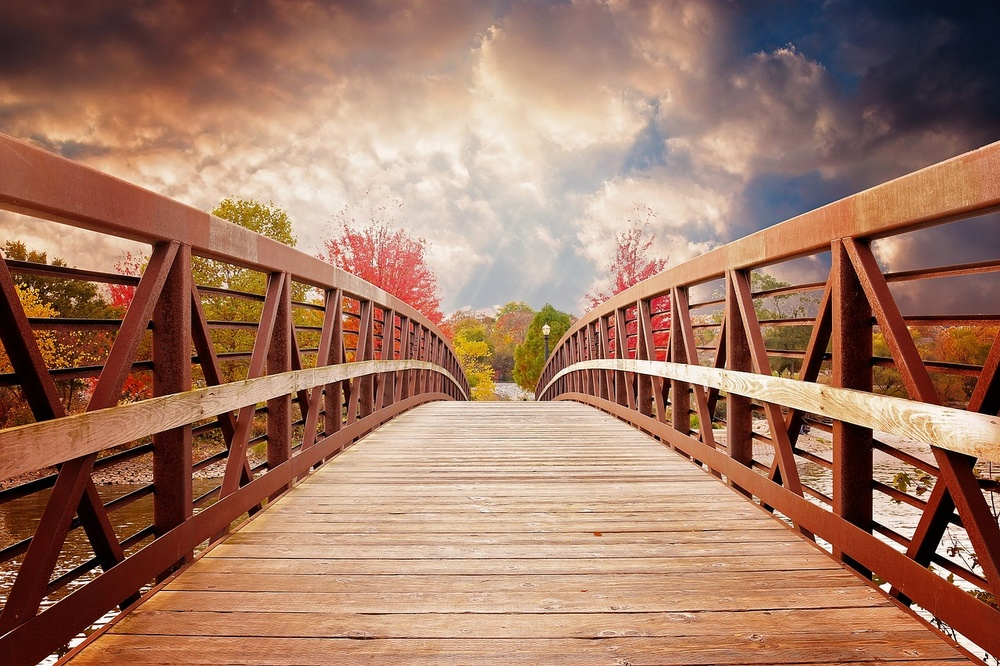
#> input picture Image.jpg, 1000 x 666 px, shrunk from 1280 x 853 before the run
$ python C24_TemplateMatching.py
#> lines starting #> are read from the running program, lines starting #| are printed output that depends on the picture; after the words box and inside, x2 and y2 are one past the last pixel; in counts of white or black regions, pixels touching at a corner belong together
# Not Working Properly


import cv2
import numpy as np
import matplotlib.pyplot as plt

img = cv2.imread("Image.jpg")
#> img is the input picture: shape (666, 1000, 3); mean B, G, R 100.3, 120.5, 162.1
template = cv2.imread("Template.jpg")
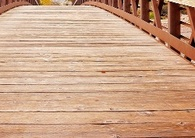
#> input picture Template.jpg, 195 x 138 px, shrunk from 250 x 177 before the run
#> template is the input picture: shape (138, 195, 3); mean B, G, R 136.5, 163.9, 203.8

img_gray = cv2.cvtColor(img, cv2.COLOR_BGR2GRAY)
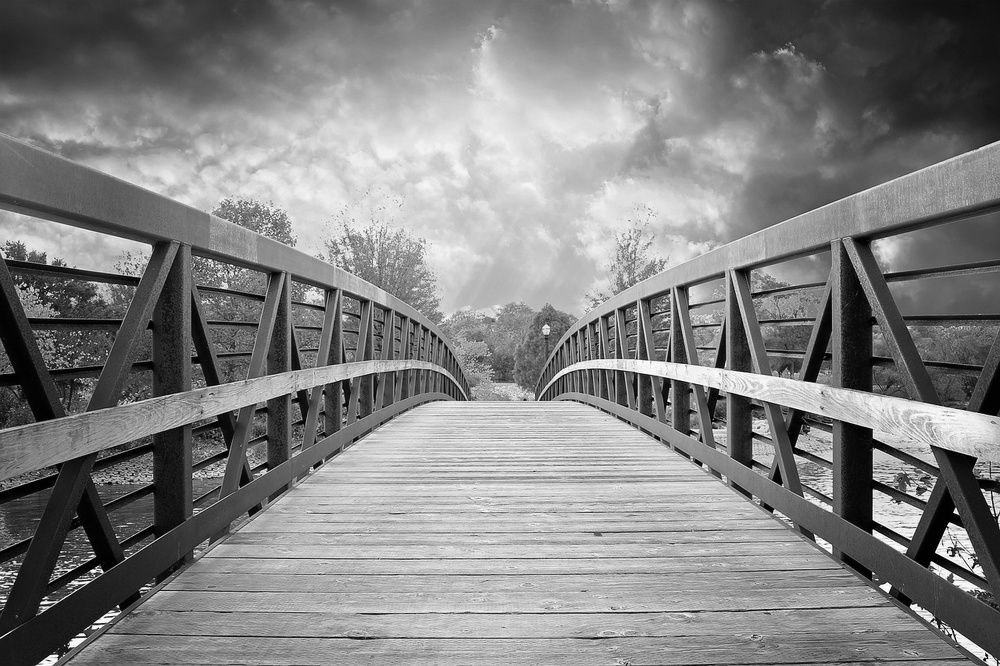
#> img_gray: shape (666, 1000); min 0, max 255, mean 130.7
template_gray = cv2.cvtColor(template, cv2.COLOR_BGR2GRAY)
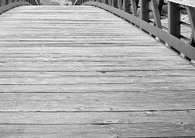
#> template_gray: shape (138, 195); min 3, max 249, mean 172.7


result = cv2.matchTemplate(img_gray, template_gray, cv2.TM_CCOEFF_NORMED)
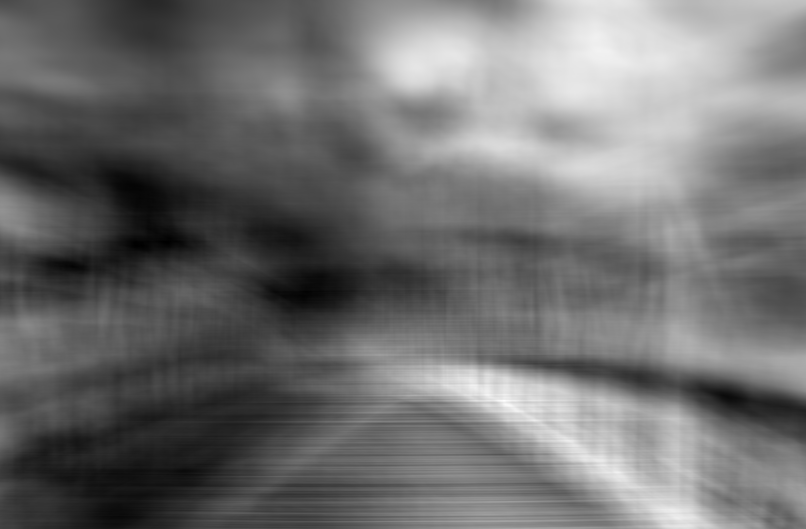
#> result: shape (529, 806) float32; min -0.345, max 0.501, mean 0.027; drawn with min black and max white

# Find best match location
min_val, max_val, min_loc, max_loc = cv2.minMaxLoc(result)
#> min_val = -0.345; max_val = 0.501; min_loc = (168, 241); max_loc = (504, 400)

h, w = template_gray.shape
#> h = 138; w = 195

top_left = max_loc
#> top_left = (504, 400)
bottom_right = (top_left[0] + w, top_left[1] + h)
#> bottom_right = (699, 538)

# Draw rectangle
matched = img.copy()
cv2.rectangle(matched, top_left, bottom_right, (255, 0, 0), 4)
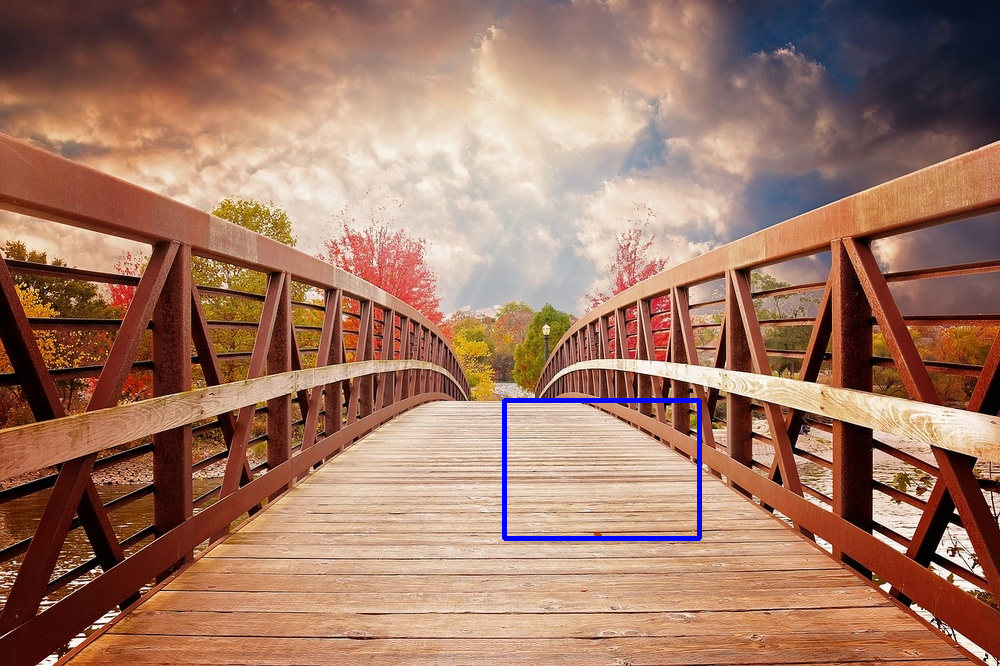
#> matched: shape (666, 1000, 3); 0.5% of pixels changed, all inside (x1, y1, x2, y2) = (502, 398, 702, 541)

cv2.imshow("Template", matched)


plt.figure(figsize=(12, 4))

plt.subplot(1, 4, 1)
plt.imshow(cv2.cvtColor(img, cv2.COLOR_BGR2RGB))
plt.title("Original")
plt.axis("off")

plt.subplot(1, 4, 2)
plt.imshow(cv2.cvtColor(template, cv2.COLOR_BGR2RGB))
plt.title("Template")
plt.axis("off")

plt.subplot(1, 4, 3)
plt.imshow(result, cmap="gray")
plt.title("Matching Score Map")
plt.axis("off")


plt.subplot(1, 4, 4)
plt.imshow(cv2.cvtColor(matched, cv2.COLOR_BGR2RGB))
plt.title("Detected Template")
plt.axis("off")

plt.show()
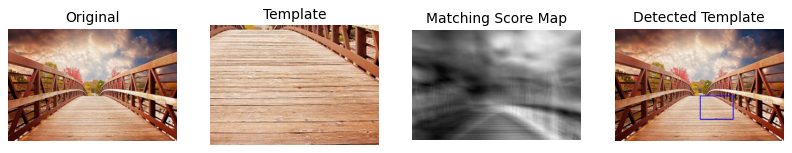
#> figure drawn by matplotlib, 4 panels
